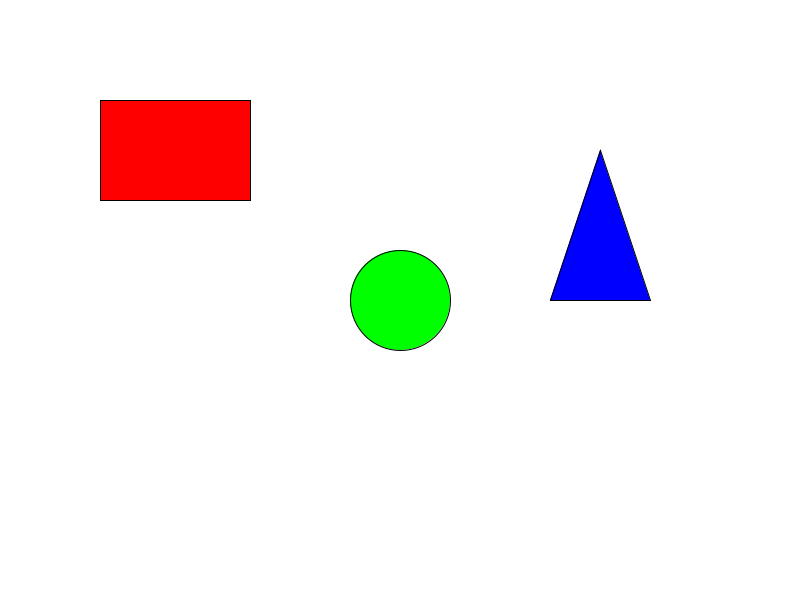
Frame 1 (no input)
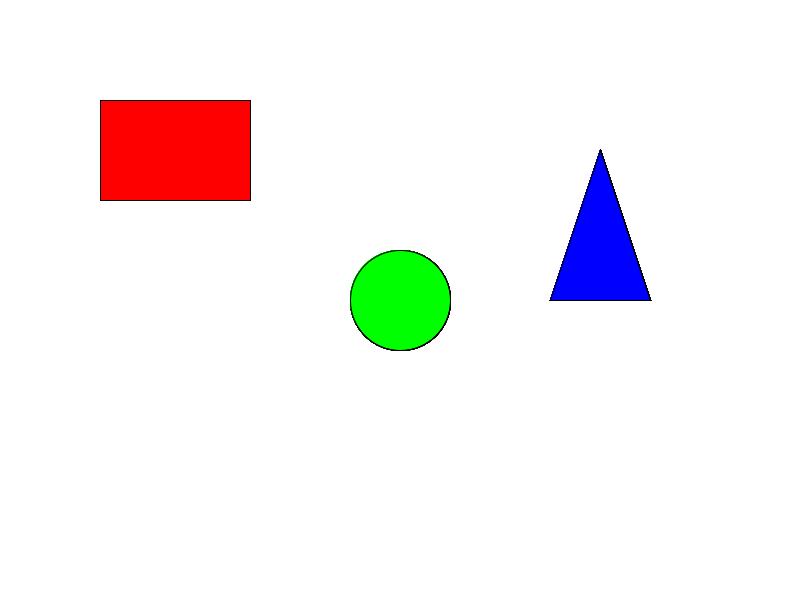
Frame 60 (the mouse pressed at the canvas centre just before this capture)
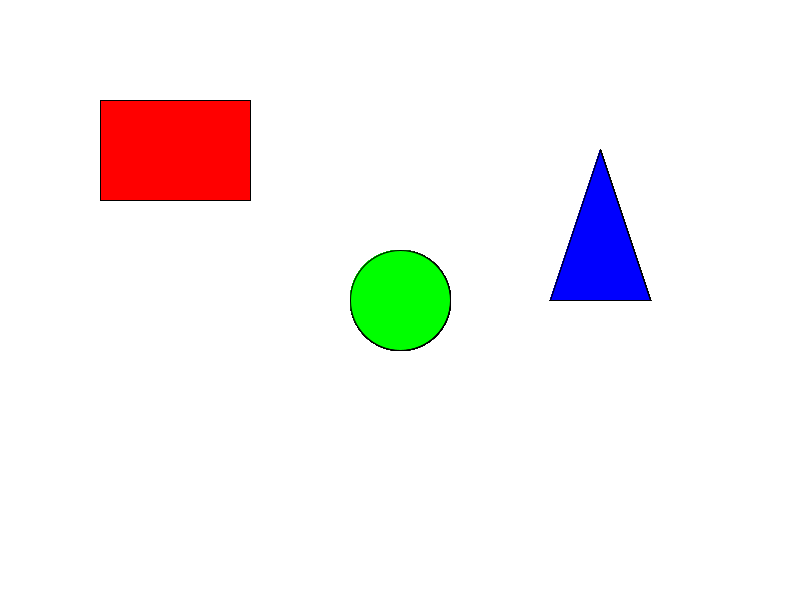
Frame 120 (the mouse held since frame 60 and released just before this capture)

The Processing sketch that drew these frames (run headless with seeded random() and noise(); from frame 60 on, the mouse is pressed at the canvas centre):

// Processing sketch: mediatutorial_1_2
// ── mediatutorial_1_2.pde
void setup() {
    size(800, 600);
    background(255);
}

void draw() {
    fill(255, 0, 0);    // Set the fill color to red
    rect(100, 100, 150, 100); // Draw a rectangle
    fill(0, 255, 0);    // Set the fill color to green
    ellipse(400, 300, 100, 100); // Draw a circle
    fill(0, 0, 255);    // Set the fill color to blue
    triangle(600, 150, 550, 300, 650, 300); // Draw a triangle
}
